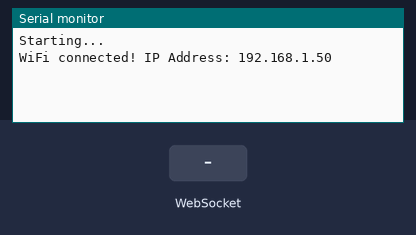
Recording of a program running on a simulated ESP32. Shown: the last lines printed to the serial monitor. Inputs (shaded band) come from the test bench. WiFi joins after 1.5 s; servers stay silent unless stated; storage starts empty.

Above: at 2.7 s.
2.8 s: WebSocket text "1" received
At 4.0 s:
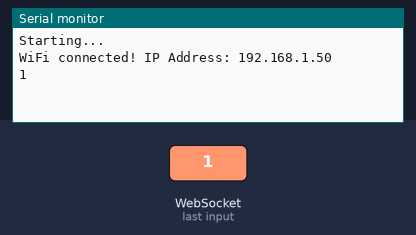
4.3 s: WebSocket text "0" received
At 5.1 s:
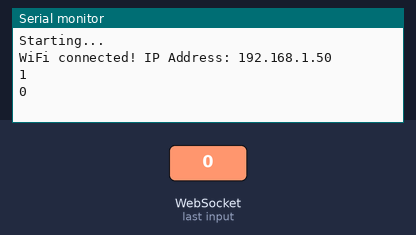

The program:

main.cpp
```cpp
#include <Arduino.h>
#include <Arduino.h>
#include <AsyncTCP.h>
#include <ESPAsyncWebServer.h>
#include <LittleFS.h>
#include <map>
#include <WiFi.h>


/*
  RICORDA DI SCRIVERE QUESTO COMMANDO:
  pio run --target uploadfs --verbose
  PRIMA DI COMPILARE TRAMITE IL BUTTONE BUILD
*/

/*
  IN CHROME, ATTIVA:
  chrome://flags/#unsafely-treat-insecure-origin-as-secure
  INSERENDO http://192.168.252.0/ CHE TROVI NEL SERIAL MONITOR
*/

AsyncWebServer server(80);
AsyncWebSocket ws("/ws");

std::map<uint32_t, String> mapCompleteWsStrings;

void setup() {
  Serial.begin(115200);
  Serial.println("Starting...");
  WiFi.begin("Wokwi-GUEST", "", 6);
  while (WiFi.status() != WL_CONNECTED) {};
  Serial.println("WiFi connected! IP Address: " + WiFi.localIP().toString());
  // Serial.println("Gateway:" + WiFi.gatewayIP().toString() + "\t" +
  //                "subnet: " + WiFi.subnetMask().toString());

  if (!LittleFS.begin()) {
    Serial.print("LittleFS filesystem fail");
    delay(1000);
    ESP.restart();
    return;
  };

  server.on("/", HTTP_GET, [](AsyncWebServerRequest *request) {
    request->send(LittleFS, "/index.html", "text/html");
  });

  ws.onEvent([](AsyncWebSocket *server, AsyncWebSocketClient *client, AwsEventType type, void *arg,
                uint8_t *data, size_t len) {
    uint32_t thisClientID = client->id();

    const bool isFirstConnection = type == WS_EVT_CONNECT;
    const bool isDisconnected    = type == WS_EVT_DISCONNECT;

    if (isFirstConnection) {
      mapCompleteWsStrings[thisClientID] = "";
      return;
    };

    if (isDisconnected) {
      mapCompleteWsStrings.erase(thisClientID);
      return;
    };

    const bool hasData = type == WS_EVT_DATA;
    if (!hasData) { return; }

    const String thisWsReceivedStringData = String((char *) data).substring(0, len);
    mapCompleteWsStrings[thisClientID] += thisWsReceivedStringData;

    AwsFrameInfo *info = (AwsFrameInfo *) arg;
    if (!(info->final)) { return; };

    const String thisCompleteWsString = mapCompleteWsStrings[thisClientID];
    Serial.println(thisCompleteWsString);

    mapCompleteWsStrings[thisClientID] = "";
  });

  server.addHandler(&ws);
  server.begin();
};

void loop() {};
```

Measured:
- after the input at 2.8 s, the serial monitor: prints a new line at once (image 1)
- after the input at 4.3 s, the serial monitor: prints a new line at once (image 2)
